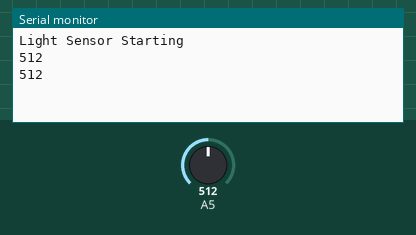
Simulated run of this sketch. Board: Arduino Uno, built with avr-gcc and run on an emulated ATmega328P. Shown: the last lines printed to the serial monitor. The test bench sets the inputs (shaded band); at power-on: A5 = 512.

Above: at 1.8 s.
1.9 s: A5 set to 716
At 2.6 s:
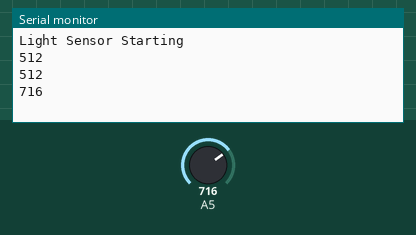
3.4 s: A5 set to 900
At 4.8 s:
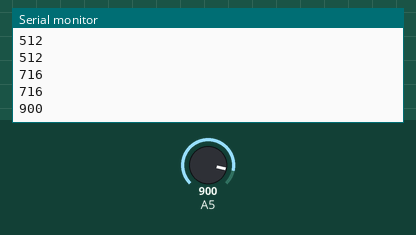
Timing chart, 0 to 6.4 s (numbered marks = the images above; inputs shaded):
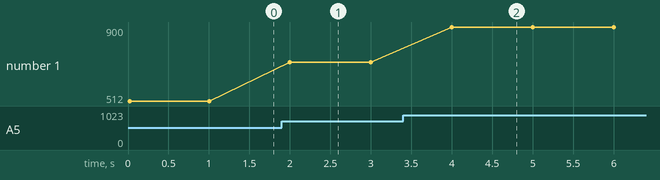

Measured:
- after the input at 1.9 s, the serial monitor: prints a new line after 0.10 s (image 1)
- after the input at 3.4 s, the serial monitor: prints a new line after 0.60 s (image 2)
- plotted number 1: 512 → 716 after the input at 1.9 s, 716 → 900 after the input at 3.4 s

The sketch:

LightSensor.ino
```cpp
void setup() {
  Serial.begin(9600);
  while(!Serial){}
  Serial.println("Light Sensor Starting");
}

void loop() {
  int light = readLightSensor();
  Serial.println(light);
  delay(1000);
}

int readLightSensor(){
  return analogRead(5);
}
```
